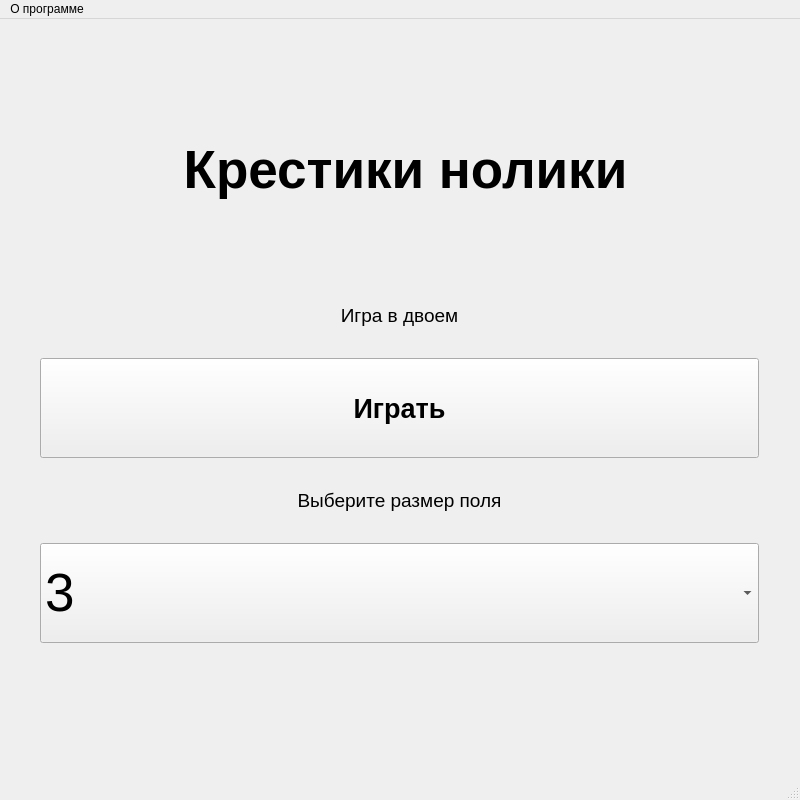
<?xml version="1.0" encoding="UTF-8"?>
<ui version="4.0">
 <class>MainWindow</class>
 <widget class="QMainWindow" name="MainWindow">
  <property name="geometry">
   <rect>
    <x>0</x>
    <y>0</y>
    <width>800</width>
    <height>800</height>
   </rect>
  </property>
  <property name="sizePolicy">
   <sizepolicy hsizetype="Fixed" vsizetype="Fixed">
    <horstretch>0</horstretch>
    <verstretch>0</verstretch>
   </sizepolicy>
  </property>
  <property name="minimumSize">
   <size>
    <width>0</width>
    <height>800</height>
   </size>
  </property>
  <property name="windowTitle">
   <string>MainWindow</string>
  </property>
  <widget class="QWidget" name="centralwidget">
   <widget class="QLabel" name="label">
    <property name="geometry">
     <rect>
      <x>150</x>
      <y>110</y>
      <width>511</width>
      <height>81</height>
     </rect>
    </property>
    <property name="font">
     <font>
      <pointsize>40</pointsize>
      <weight>75</weight>
      <bold>true</bold>
     </font>
    </property>
    <property name="text">
     <string>Крестики нолики</string>
    </property>
    <property name="alignment">
     <set>Qt::AlignCenter</set>
    </property>
   </widget>
   <widget class="QWidget" name="">
    <property name="geometry">
     <rect>
      <x>40</x>
      <y>260</y>
      <width>719</width>
      <height>391</height>
     </rect>
    </property>
    <layout class="QVBoxLayout" name="verticalLayout_2">
     <item>
      <widget class="QLabel" name="label_3">
       <property name="sizePolicy">
        <sizepolicy hsizetype="Preferred" vsizetype="Fixed">
         <horstretch>0</horstretch>
         <verstretch>0</verstretch>
        </sizepolicy>
       </property>
       <property name="font">
        <font>
         <pointsize>14</pointsize>
        </font>
       </property>
       <property name="text">
        <string>Игра в двоем</string>
       </property>
       <property name="alignment">
        <set>Qt::AlignCenter</set>
       </property>
      </widget>
     </item>
     <item>
      <widget class="QPushButton" name="runButton">
       <property name="minimumSize">
        <size>
         <width>0</width>
         <height>100</height>
        </size>
       </property>
       <property name="font">
        <font>
         <pointsize>20</pointsize>
         <weight>75</weight>
         <bold>true</bold>
        </font>
       </property>
       <property name="text">
        <string>Играть</string>
       </property>
      </widget>
     </item>
     <item>
      <widget class="QLabel" name="label_4">
       <property name="sizePolicy">
        <sizepolicy hsizetype="Preferred" vsizetype="Fixed">
         <horstretch>0</horstretch>
         <verstretch>0</verstretch>
        </sizepolicy>
       </property>
       <property name="font">
        <font>
         <pointsize>14</pointsize>
        </font>
       </property>
       <property name="text">
        <string>Выберите размер поля</string>
       </property>
       <property name="alignment">
        <set>Qt::AlignCenter</set>
       </property>
      </widget>
     </item>
     <item>
      <widget class="QComboBox" name="comboBox">
       <property name="minimumSize">
        <size>
         <width>0</width>
         <height>100</height>
        </size>
       </property>
       <property name="font">
        <font>
         <pointsize>40</pointsize>
        </font>
       </property>
       <property name="layoutDirection">
        <enum>Qt::LeftToRight</enum>
       </property>
       <property name="autoFillBackground">
        <bool>false</bool>
       </property>
       <property name="styleSheet">
        <string notr="true"/>
       </property>
       <item>
        <property name="text">
         <string>3</string>
        </property>
       </item>
       <item>
        <property name="text">
         <string>4</string>
        </property>
       </item>
       <item>
        <property name="text">
         <string>5</string>
        </property>
       </item>
       <item>
        <property name="text">
         <string>6</string>
        </property>
       </item>
       <item>
        <property name="text">
         <string>7</string>
        </property>
       </item>
       <item>
        <property name="text">
         <string>8</string>
        </property>
       </item>
       <item>
        <property name="text">
         <string>9</string>
        </property>
       </item>
      </widget>
     </item>
    </layout>
   </widget>
  </widget>
  <widget class="QMenuBar" name="menubar">
   <property name="geometry">
    <rect>
     <x>0</x>
     <y>0</y>
     <width>800</width>
     <height>21</height>
    </rect>
   </property>
   <widget class="QMenu" name="menu">
    <property name="title">
     <string>О программе</string>
    </property>
    <addaction name="AboutMenu"/>
   </widget>
   <addaction name="menu"/>
  </widget>
  <widget class="QStatusBar" name="statusbar"/>
  <action name="AboutMenu">
   <property name="text">
    <string>Информация</string>
   </property>
  </action>
 </widget>
 <resources/>
 <connections/>
</ui>
